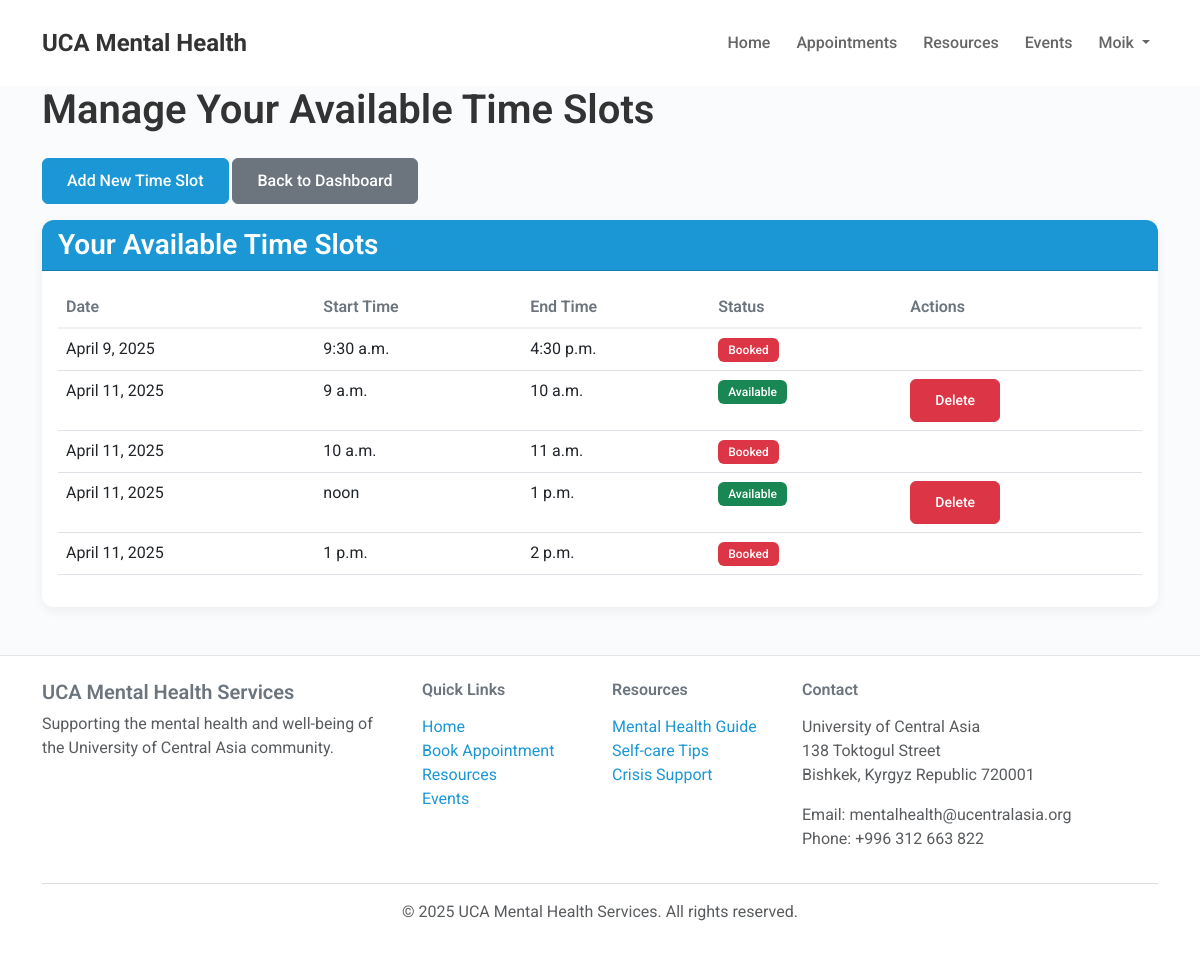
The page /appointments/time-slots/ (signed in) on the database as committed earlier.
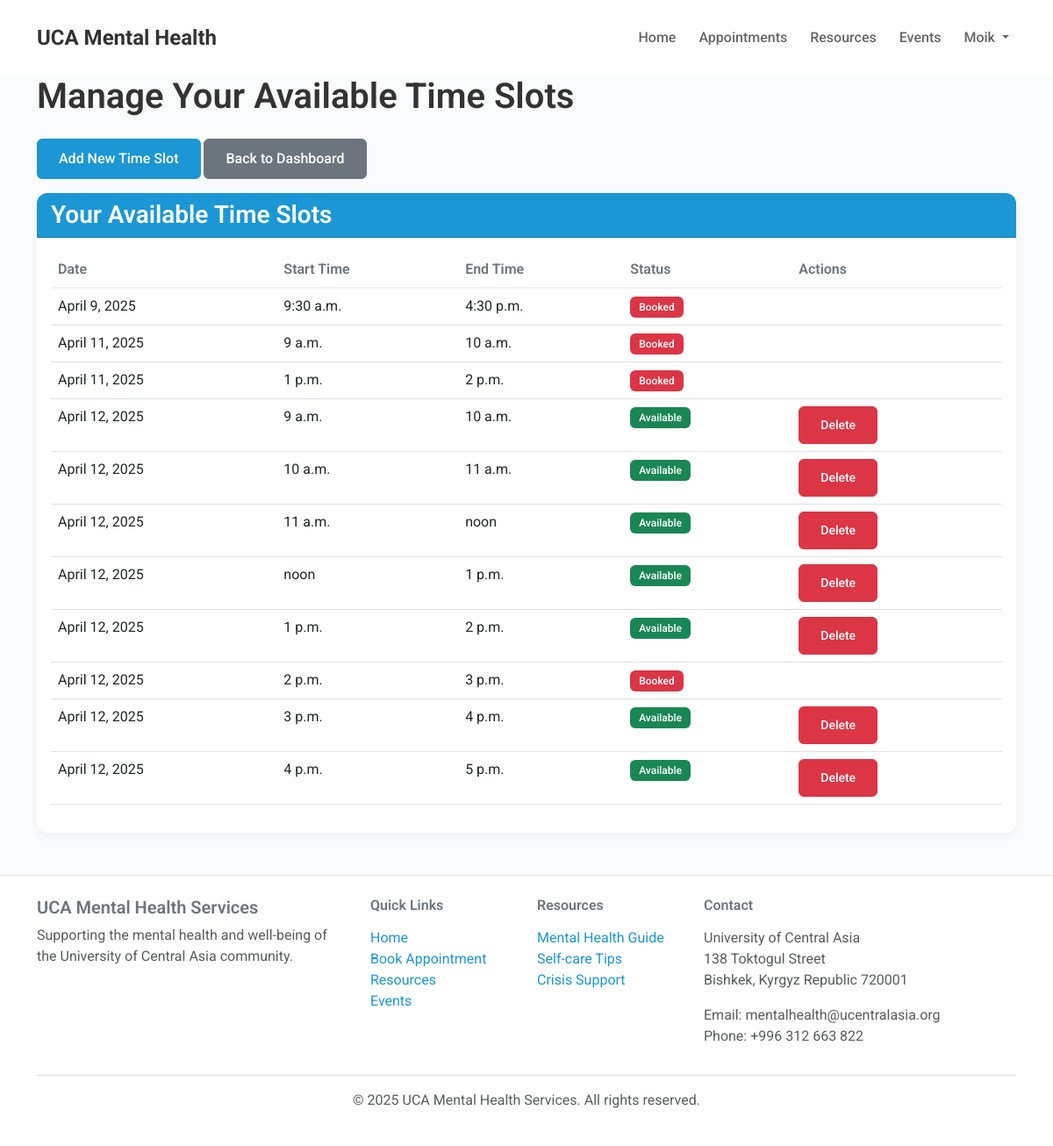
The same page on the database as committed later.
### accounts/models.py (models this page shows, shortened)
class User(AbstractUser):
    USER_TYPE_CHOICES = (
        ('student', 'Student'),
        ('faculty', 'Faculty'),
        ('staff', 'Staff'),
        ('counselor', 'Counselor'),
    )
    user_type = models.CharField(max_length=20, choices=USER_TYPE_CHOICES)
    phone_number = models.CharField(max_length=15, blank=True, null=True)

### appointments/models.py (models this page shows, shortened)
class TimeSlot(models.Model):
    counselor = models.ForeignKey(User, on_delete=models.CASCADE, related_name='time_slots',
                                limit_choices_to={'user_type': 'counselor'})
    date = models.DateField()
    start_time = models.TimeField()
    end_time = models.TimeField()
    is_booked = models.BooleanField(default=False)
    appointment = models.OneToOneField(Appointment, on_delete=models.SET_NULL,
                                      null=True, blank=True, related_name='time_slot')
    class Meta:
        unique_together = ['counselor', 'date', 'start_time']
        ordering = ['date', 'start_time']

### appointments/views.py (the view)
# urls.py: path('time-slots/', views.manage_time_slots, name='manage_time_slots'),
@login_required
@user_type_required(['counselor'])
def manage_time_slots(request):
    time_slots = TimeSlot.objects.filter(counselor=request.user).order_by('date', 'start_time')
    context = {
        'time_slots': time_slots,
    }
    return render(request, 'appointments/manage_time_slots.html', context)

### accounts/views.py (called while the page is built)
def user_type_required(allowed_types):
    def decorator(view_func):
        @wraps(view_func)
        def _wrapped_view(request, *args, **kwargs):
            if request.user.is_authenticated and request.user.user_type in allowed_types:
                return view_func(request, *args, **kwargs)
            else:
                return HttpResponseForbidden("You don't have permission to access this page.")
        return _wrapped_view
    return decorator

### templates/appointments/manage_time_slots.html (shortened to what this page needs)
{% extends 'base.html' %}
{% block content %}
<div class="container">
    <h1 class="mb-4">Manage Your Available Time Slots</h1>
    <div class="mb-3">
        <a href="{% url 'appointments:add_time_slot' %}" class="btn btn-primary">Add New Time Slot</a>
        <a href="{% url 'accounts:counselor_dashboard' %}" class="btn btn-secondary">Back to Dashboard</a>
    </div>
    <div class="card">
        <div class="card-header bg-primary text-white">
            <h3 class="card-title mb-0">Your Available Time Slots</h3>
        </div>
        <div class="card-body">
            {% if time_slots %}
                <table class="table">
                    <thead>
                        <tr>
                            <th>Date</th>
                            <th>Start Time</th>
                            <th>End Time</th>
                            <th>Status</th>
                            <th>Actions</th>
                        </tr>
                    </thead>
                    <tbody>
                        {% for slot in time_slots %}
                        <tr>
                            <td>{{ slot.date }}</td>
                            <td>{{ slot.start_time }}</td>
                            <td>{{ slot.end_time }}</td>
                            <td>
                                {% if slot.is_booked %}
                                <span class="badge bg-danger">Booked</span>
                                {% else %}
                                <span class="badge bg-success">Available</span>
                                {% endif %}
                            </td>
                            <td>
                                {% if not slot.is_booked %}
                                <a href="{% url 'appointments:delete_time_slot' slot.id %}" class="btn btn-sm btn-danger">Delete</a>
                                {% endif %}
                            </td>
                        </tr>
                        {% endfor %}
                    </tbody>
                </table>
            {% else %}
                <p>You haven't added any time slots yet.</p>
            {% endif %}
        </div>
    </div>
</div>
{% endblock %}

### templates/base.html (shortened to what this page needs)
<!DOCTYPE html>
<html lang="en">
<head>
    <link href="https://cdn.jsdelivr.net/npm/bootstrap@5.3.0-alpha1/dist/css/bootstrap.min.css" rel="stylesheet">
    <link href="https://cdnjs.cloudflare.com/ajax/libs/font-awesome/6.5.1/css/all.min.css" rel="stylesheet">
    <link href='https://cdn.jsdelivr.net/npm/fullcalendar@5.11.3/main.min.css' rel='stylesheet' />
    {% load static %}
    <link rel="stylesheet" href="{% static 'css/style.css' %}">
</head>
<body>
    <nav class="navbar navbar-expand-lg">
        <div class="container">
            <a class="navbar-brand" href="{% url 'accounts:home' %}">UCA Mental Health</a>
            <div class="collapse navbar-collapse" id="navbarNav">
                <ul class="navbar-nav ms-auto">
                    <li class="nav-item">
                        <a class="nav-link" href="{% url 'accounts:home' %}">Home</a>
                    </li>
                    {% if user.is_authenticated %}
                        {% if user.user_type == 'counselor' %}
                        <li class="nav-item">
                            <a class="nav-link" href="{% url 'accounts:counselor_dashboard' %}">Appointments</a>
                        </li>
                        {% else %}
                        <li class="nav-item">
                            <a class="nav-link" href="{% url 'appointments:booking_calendar' %}">Book Appointment</a>
                        </li>
                        {% endif %}
                    {% else %}
                    <li class="nav-item">
                        <a class="nav-link" href="{% url 'appointments:booking_calendar' %}">Book Appointment</a>
                    </li>
                    {% endif %}
                    <li class="nav-item">
                        <a class="nav-link" href="{% url 'resources:resource_list' %}">Resources</a>
                    </li>
                    <li class="nav-item">
                        <a class="nav-link" href="{% url 'news:event_list' %}">Events</a>
                    </li>
                    {% if user.is_authenticated %}
                    <li class="nav-item dropdown">
                        <a class="nav-link dropdown-toggle" href="#" id="navbarDropdown" role="button" data-bs-toggle="dropdown">
                            {{ user.username }}
                        </a>
                    </li>
                    {% endif %}
                </ul>
            </div>
        </div>
    </nav>
    <main>
        {% block content %}{% endblock %}
    </main>
    <footer class="py-4 mt-5">
        <div class="container">
            <div class="row">
                <div class="col-md-4">
                    <h5>UCA Mental Health Services</h5>
                    <p class="text-muted">Supporting the mental health and well-being of the University of Central Asia community.</p>
                </div>
                <div class="col-md-2">
                    <h6 class="mb-3">Quick Links</h6>
                    <ul class="list-unstyled">
                        <li><a href="{% url 'accounts:home' %}">Home</a></li>
                        <li><a href="{% url 'appointments:booking_calendar' %}">Book Appointment</a></li>
                        <li><a href="{% url 'resources:resource_list' %}">Resources</a></li>
                        <li><a href="{% url 'news:event_list' %}">Events</a></li>
                    </ul>
                </div>
                <div class="col-md-2">
                    <h6 class="mb-3">Resources</h6>
                    <ul class="list-unstyled">
                        <li><a href="#">Mental Health Guide</a></li>
                        <li><a href="#">Self-care Tips</a></li>
                        <li><a href="#">Crisis Support</a></li>
                    </ul>
                </div>
                <div class="col-md-4">
                    <h6 class="mb-3">Contact</h6>
                    <address class="text-muted">
                        <p>University of Central Asia<br>
                        138 Toktogul Street<br>
                        Bishkek, Kyrgyz Republic 720001</p>
                        <p>Email: mentalhealth@ucentralasia.org<br>
                        Phone: +996 312 663 822</p>
                    </address>
                </div>
            </div>
            <hr>
            <div class="text-center">
                <p class="text-muted">© {% now "Y" %} UCA Mental Health Services. All rights reserved.</p>
            </div>
        </div>
    </footer>
</body>
</html>

### static/css/style.css (style rules this page uses)
:root { --primary-color: #1a97d4; --primary-dark: #0d85c0; --secondary-color: #6c757d; --accent-color: #f89e67; --success-color: #4caf50; --warning-color: #ff9800; --danger-color: #f44336; --light-color: #f8f9fa; --dark-color: #333333; --text-dark: #333333; --text-muted: #6c757d; --text-light: #f8f9fa; --bg-subtle: #e6f7ff; --accent-subtle: #f3f9fd; }
body { min-height: 100vh; display: flex; flex-direction: column; font-family: 'Roboto', 'Segoe UI', system-ui, -apple-system, sans-serif; color: var(--text-dark); background-color: #f9fbfd; overflow-x: hidden; }
footer { margin-top: auto; border-top: 1px solid rgba(0,0,0,0.1); }
h1, h2, h3, h4, h5, h6 { font-weight: 600; }
.btn { padding: 10px 24px; border-radius: 6px; font-weight: 500; transition: all 0.3s; }
.btn-primary { background-color: var(--primary-color); border-color: var(--primary-color); color: white; }
.btn-secondary { background-color: #6c757d; border-color: #6c757d; color: white; }
.card { border: none; border-radius: 12px; box-shadow: 0 4px 12px rgba(0, 0, 0, 0.05); transition: transform 0.2s ease, box-shadow 0.2s ease; overflow: hidden; }
.card-header.bg-primary { background-color: var(--primary-color) !important; }
.navbar { box-shadow: none; background-color: white !important; padding: 20px 0; }
.navbar-brand { font-weight: 700; font-size: 1.5rem; color: var(--text-dark); }
.navbar-nav { gap: 10px; }
.navbar-nav .nav-link { font-weight: 500; color: #666; padding: 6px 12px; transition: color 0.3s; }
.badge { font-weight: 500; padding: 6px 10px; border-radius: 6px; }
footer { background-color: white !important; color: var(--text-muted); padding: 40px 0 20px; }
footer a { color: var(--primary-color); text-decoration: none; }
.table { border-collapse: separate; border-spacing: 0; }
.table thead th { border-bottom: 2px solid rgba(0, 0, 0, 0.05); font-weight: 600; color: var(--text-muted); }

Rows that differ between the two databases and show on the page:
removed TimeSlot: date "April 11, 2025", start_time "10 a.m.", end_time "11 a.m.", is_booked "Booked"
removed TimeSlot: date "April 11, 2025", start_time "noon", end_time "1 p.m.", is_booked "Available"
changed TimeSlot (number 2 of 11 on the later page): is_booked "Available Delete" → "Booked"
added TimeSlot: date "April 12, 2025", start_time "9 a.m.", end_time "10 a.m.", is_booked "Available"
added TimeSlot: date "April 12, 2025", start_time "10 a.m.", end_time "11 a.m.", is_booked "Available"
added TimeSlot: date "April 12, 2025", start_time "11 a.m.", end_time "noon", is_booked "Available"
added TimeSlot: date "April 12, 2025", start_time "noon", end_time "1 p.m.", is_booked "Available"
added TimeSlot: date "April 12, 2025", start_time "1 p.m.", end_time "2 p.m.", is_booked "Available"
added TimeSlot: date "April 12, 2025", start_time "2 p.m.", end_time "3 p.m.", is_booked "Booked"
added TimeSlot: date "April 12, 2025", start_time "3 p.m.", end_time "4 p.m.", is_booked "Available"
added TimeSlot: date "April 12, 2025", start_time "4 p.m.", end_time "5 p.m.", is_booked "Available"
